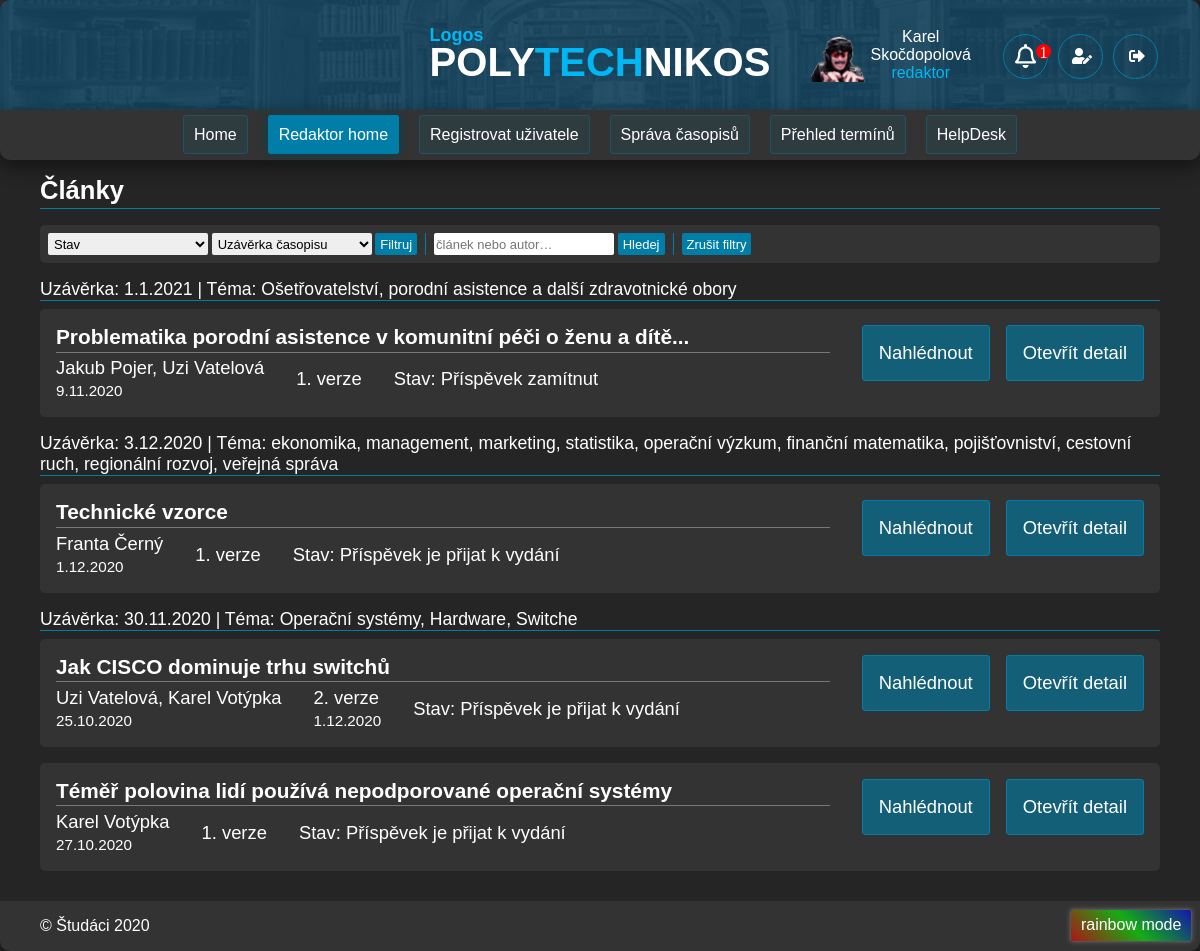
Page /Produkt/redaktor/index.php (signed in) on the committed database.
### tables this page shows
CREATE TABLE `uzivatel` (
  `login` varchar(50) NOT NULL,
  `heslo` varchar(64) NOT NULL,
  `role` enum('administrator','sefredaktor','redaktor','recenzent','autor') DEFAULT NULL,
  `jmeno` varchar(255) NOT NULL,
  `prijmeni` varchar(255) NOT NULL,
  `email` varchar(100) NOT NULL,
  `telefon` varchar(20) DEFAULT NULL
);

CREATE TABLE `clanek` (
  `id_clanku` int UNSIGNED NOT NULL,
  `nazev` varchar(100) NOT NULL,
  `id_casopisu` int UNSIGNED DEFAULT NULL
);

CREATE TABLE `casopis` (
  `id_casopisu` int UNSIGNED NOT NULL,
  `datum_uzaverky` date NOT NULL,
  `tema` varchar(512) NOT NULL,
  `kapacita` tinyint UNSIGNED NOT NULL,
  `zobrazit` tinyint(1) NOT NULL DEFAULT '0'
);

CREATE TABLE `verze` (
  `id_clanku` int UNSIGNED NOT NULL,
  `verze` int UNSIGNED NOT NULL,
  `stav_autor` enum('Podáno','Přijato redakcí','Předáno recenzentům','Posudky doručeny','Vráceno k úpravě','Schváleno','Zamítnuto') NOT NULL,
  `stav_redaktor` enum('Nově podaný','Čeká na stanovení recenzentů','Probíhá recenzní řízení','1. posudek doručen redakci','2. posudek doručen redakci','Posudky odeslány autorovi','Probíhá úprava textu autorem','Příspěvek je přijat k vydání','Příspěvek zamítnut','Existuje nová verze') NOT NULL,
  `datum` date NOT NULL,
  `cesta` varchar(100) NOT NULL,
  `sefredaktor` tinyint(1) NOT NULL DEFAULT '0'
);

### Produkt/scripty/jePrihlasen.php (called while the page is built)
<?php
if(isset($_SESSION[session_id()])){
    return true;
}else{
    return false;
}
?>

### Produkt/db.php (called while the page is built, shortened)
<?php
try {
    return true;
} catch (PDOException $e) {
    return false;
}

### Produkt/redaktor/index.php (the view, shortened to what this page needs)
<?php
$base_path = "../";
$head_str = "<link rel=\"stylesheet\" href=\"redaktor_style.css\">";
$head_str .= "<script src=\"scripty/js/prijmuti_clanku.js\"></script>";
$head_str .= "<script src=\"scripty/js/zobraz_form_recenzenti.js\"></script>";
$head_str .= "<script src=\"scripty/js/prirazeni_recenzentu.js\"></script>";
$head_str .= "<script src=\"scripty/js/popbox_exit.js\"></script>";
require($base_path."head.php");
?>
<div id="content" class="redaktor home">
    <?php
    if (!include($base_path."db.php")) echo "Nepodařilo se navázat spojení s databází.<br>Zkuste to prosím později.";
    else {
    ?>
        <div class="main_title">Články</div>
        <div id="filter">
            <form action="" method="POST">
                <select name="state" class="button2">
                    <?php
                        echo("<option value=\"\" disabled ".(!empty($_POST["state"]) ? "" : "selected").">Stav</option>");
                    ?>
                </select>
                <select name="uzaverka" class="button2">
                    <?php
                        echo("<option value=\"\" disabled ".(!empty($_POST["uzaverka"]) ? "" : "selected").">Uzávěrka časopisu</option>");
                    ?>
                </select>
                <input class="button2 reg_button" type="submit" value="Filtruj">
            </form><?php
            ?><form action="" method="POST">
                <input class="button2" type="text" name="search" placeholder="článek nebo autor&hellip;" <?php echo(isset($_POST["search"]) ? "value=\"".$_POST["search"]."\"" : "")?>>
                <input class="button2 reg_button" type="submit" value="Hledej">
            </form><?php
            ?><button class="button2 reg_button" onclick="location.replace('<?php echo($base_path."redaktor");?>')">Zrušit filtry</button>
        </div>
        <?php
        $sql = "SELECT cl.id_clanku AS id, nazev, lv.verze, lv.datum, lv.datum_verze, verze.stav_redaktor, verze.cesta, datum_uzaverky, tema,
            GROUP_CONCAT((SELECT CONCAT(\" \", jmeno, \"&nbsp;\", prijmeni) from uzivatel where login = pise.login)) as autor
            , p.posudek_uzaverka FROM clanek AS cl
            JOIN casopis ON cl.id_casopisu = casopis.id_casopisu
            JOIN pise ON cl.id_clanku = pise.id_clanku
            JOIN uzivatel ON pise.login = uzivatel.login
            JOIN (SELECT id_clanku, Max(verze) AS verze, Min(datum) AS datum, Max(datum) AS datum_verze FROM verze GROUP BY id_clanku) AS lv ON cl.id_clanku = lv.id_clanku
            JOIN verze ON cl.id_clanku = verze.id_clanku AND lv.verze = verze.verze
            LEFT JOIN (SELECT id_clanku, verze, Max(datum_uzaverky) AS posudek_uzaverka FROM posudek GROUP BY id_clanku, verze) AS p ON cl.id_clanku = p.id_clanku AND lv.verze = p.verze ";
        if(!empty($_POST["state"]) || !empty($_POST['uzaverka']))
        {
            $data = array();
            $sql .= "WHERE ";
            if(!empty($_POST["state"])){
                $sql .= "stav_redaktor = :state";
                if(!empty($_POST['uzaverka'])) $sql .= " AND";
                $data = ['state' => $_POST["state"]];
            }
            if(!empty($_POST['uzaverka'])){
                $sql .= " datum_uzaverky = :uzaverka";
                $data += array('uzaverka' => $_POST["uzaverka"]);
            }
            $sql .= " GROUP BY cl.id_clanku";
        }
        else if(!empty($_POST["search"])){
            $sql = "SELECT * FROM (".$sql." GROUP BY cl.id_clanku) AS subQ WHERE nazev LIKE :search OR autor LIKE :search ";
            $data = ['search' => "%".htmlentities($_POST["search"], ENT_QUOTES, ENT_HTML5, "UTF-8")."%"];
        }
        else {
           $sql .= " GROUP BY cl.id_clanku";
        }
        $sql .= " ORDER BY datum_uzaverky DESC, datum_verze DESC LIMIT 25";
        $stmt = $pdo->prepare($sql);
        try{
            $stmt->execute($data);
        }
        catch(PDOException $e){
            echo($e);
        }
        while($article = $stmt->fetch(PDO::FETCH_ASSOC)){
            if($lastUzaverka != $article['datum_uzaverky']){
                echo("<div class=\"casopis\">Uzávěrka: ".date_format(date_create($article["datum_uzaverky"]),"j.n.Y")." | Téma: ".$article["tema"]."</div>");
                $lastUzaverka = $article['datum_uzaverky'];
            }
        ?>
            <div class="article" id="<?php echo($article["id"])?>">
                <div class="control">
                    <a class="download button2" target="_blank" href="<?php echo($base_path.$article["cesta"])?>">Nahlédnout</a><?php
                    ?><a class="open button2" href="clanek.php?id=<?php echo($article["id"])?>">Otevřít detail</a>
                </div>
                <a class="left" href="clanek?id=<?php echo($article["id"])?>">
                    <div class="title"
                        <?php
                            if (strlen($article["nazev"]) > 70) {
                                echo(" title=\"".$article["nazev"]."\">");
                                $stringCut = substr($article["nazev"], 0, 70);
                                $endPoint = strrpos($stringCut, ' ');
                                echo(($endPoint? substr($stringCut, 0, $endPoint) : substr($stringCut, 0))."...");
                            } else echo(">".$article["nazev"]);
                        ?>
                    </div>
                    <div class="info">
                        <span>
                            <span class="author">
                            <?php
                                echo($article["autor"]);
                            ?>
                            </span><br>
                            <span class="date"><?php echo(date_format(date_create($article["datum"]),"j.n.Y"))?></span>
                        </span>
                        <span class="version"><?php echo($article["verze"])?>. verze<br>
                            <?php
                                if($article["verze"] > 1)
                                    echo("<span class=\"date\">".(date_format(date_create($article["datum_verze"]),"j.n.Y"))."</span>");
                            ?>
                        </span>
                        <span class="state">Stav:
                            <?php
                                echo($article["stav_redaktor"]);
                            ?>
                        </span>
                    </div>
                </a>
            </div>
        <?php
        }
        ?>
    <?php } ?>
</div>
<?php require($base_path."foot.php"); $pdo = null; ?>

### Produkt/head.php (shortened to what this page needs)
<!DOCTYPE html>
<html>
<head>
    <link rel="stylesheet" href="<?php echo($base_path."style.css");?>">
    <link rel="stylesheet" href="https://cdnjs.cloudflare.com/ajax/libs/font-awesome/5.15.1/css/all.min.css ">
    <?php echo($head_str); ?>
</head>
<body>
    <div id="page">
        <header>
            <div class="logo_wrap"><h1 class="logo"><a href="<?php echo($base_path."index.php");?>"><span class="logos">Logos</span>POLY<span class="logospolytechnos2">TECH</span>NIKOS</a></h1></div>
            <?php
            if (!include("scripty/jePrihlasen.php")){
            ?>
            <div class="login override flex_horizontalne">
              <div class="flex_vodorovne">
                <form id="loginForm" action="scripty/prihlaseni.php" method="POST">
                    <input type="text" name="login" id="login" placeholder="Uživatelské jméno" required><br/>
                    <input type="password" name="password" id="password" placeholder="Heslo" required><br/>
                    <input class="button_login btn-three" type="submit" value="Přihlásit">
                    <input class="button_login btn-three" type="button" onclick="window.location.href='registr.php'" value="Registrace">
                </form>
                <p id="error">&nbsp;<?php echo $_SESSION["error"];unset($_SESSION["error"]) ?></p>
                </div>
            </div>
            <?php
            }
                else
            {
            ?>
            <div class="login override flex_horizontalne">
                <div class="flex_vodorovne">
                    <?php include($base_path . "scripty/view_profile_pic.php")?>
                    <div class="flex_horizontalne">
                        <?php
                            require("db.php");
                            $query = $pdo->prepare("select jmeno, prijmeni from uzivatel where login = ?");
                            $params = array($_SESSION[session_id()]);
                            $query->execute($params);
                            $fetchedUser = $query->fetch(PDO::FETCH_ASSOC); ?>
                        <div><?php echo $fetchedUser['jmeno'] . ' ' . $fetchedUser['prijmeni']; ?></div>
                        <div class="role"><?php echo $_SESSION['role'] ?></div>
                    </div>
                    <div class="flex_vodorovne buttons_wrap">
                        <?php include($base_path."scripty/notifikace.php");?>
                        <button class="buttonikOdhlasit btn-three" id="editProfile"><i class="fa fa-user-edit" aria-hidden="true"></i></button>
                        <button class="buttonikOdhlasit btn-three" id="logOut"><i class="fa fa-sign-out-alt" aria-hidden="true"></i></button>
                    </div>
                </div>
            </div>
            <?php
            }
            ?>
        </header>
        <?php
        include_once("menu.php");
        ?>

### Produkt/style.css (style rules this page uses)
* { box-sizing: border-box; }
html { overflow-y: overlay; }
:root { scrollbar-color: rgb(0, 139, 185) rgba(46,54,69,255) !important; scrollbar-width: thin !important; }
body { color: #fff; background-image: url(img/bcg.png); background-repeat: no-repeat; background-size: cover; background-attachment: fixed; font-family: sans-serif; margin: 0; }
#page { position: relative; margin: 0 auto; max-width: 1300px; background-color: #252525; min-height: 100vh; border-radius: 10px; }
header { background-image: url("img/2.png"); background-position: center; background-repeat: no-repeat; background-size: cover; display: flex; justify-content: space-between; align-items: center; flex-wrap: wrap; border-top-left-radius: 10px; border-top-right-radius: 10px; padding: 1rem 2rem; min-height: 110px; }
header a { text-decoration: none; color: inherit; }
header .logo_wrap { display: flex; align-items: center; }
.logo { text-align: center; font-size: 40px; height: 50px; margin-top: 20px; }
header h1 { margin: 0; }
#content, footer { padding: 1rem 2.5rem; }
#content { padding-bottom: 4rem; }
#content .main_title { font-size: 1.6rem; font-weight: bold; margin-bottom: 1rem; padding-bottom: 0.2rem; border-bottom: 1px solid #007EA7; }
a { color: #00b1ec; }
.login { width: 22rem; }
.login.override { flex-direction: row; justify-content: flex-end; }
.flex_vodorovne { display: flex; flex-direction: row; align-items: center; justify-content: center; }
.flex_horizontalne { display: flex; flex-direction: column; align-items: center; justify-content: center; text-align: center; }
header .buttons_wrap { padding-left: 2rem; }
.buttonikOdhlasit { border: 1px solid #007EA7; background: none; color: white; margin-right: 10px; font-size: 16px; margin-top: 3px; border-radius: 50%; height: 45px; width: 45px; cursor: pointer; }
.buttonikOdhlasit > i { margin-left: 3px; }
.role { color:#00b7f4; }
.reg_button { background: #007EA7; border-color: transparent; color: #fff; cursor: pointer; }
.article { background-color: #333; padding: 1rem; font-size: 1.15rem; }
.article .title { font-size: 1.3rem; font-weight: bold; color:#fff; margin-bottom: 0.2rem; padding-bottom: 0.15rem; border-bottom: 1px solid #777; }
.logospolytechnos2 { color:#00b7f4; font-size: 40px; }
.logos { position: absolute; font-size: 18px; color:#00b7f4; margin-top:-15px; }

### rows in the picture
uzivatel: jmeno "Karel", prijmeni "Skočdopolová"
clanek: id_casopisu.datum_uzaverky "1.1.2021", id_casopisu.tema "Ošetřovatelství, porodní asistence a další zdravotnické obory", nazev "Problematika porodní asistence v komunitní péči o ženu a dítě", autor "Jakub Pojer, Uzi Vatelová", verze.datum "9.11.2020", verze.verze "1", verze.stav_redaktor "Příspěvek zamítnut"
clanek: id_casopisu.datum_uzaverky "3.12.2020", id_casopisu.tema "ekonomika, management, marketing, statistika, operační výzkum, finanční matematika, pojišťovniství, cestovní ruch, regionální rozvoj, veřejná správa", nazev "Technické vzorce", autor "Franta Černý", verze.datum "1.12.2020", verze.verze "1", verze.stav_redaktor "Příspěvek je přijat k vydání"
clanek: id_casopisu.datum_uzaverky "30.11.2020", id_casopisu.tema "Operační systémy, Hardware, Switche", nazev "Jak CISCO dominuje trhu switchů", autor "Uzi Vatelová, Karel Votýpka", verze.datum "25.10.2020", verze.verze "2", datum_verze "1.12.2020", verze.stav_redaktor "Příspěvek je přijat k vydání"
clanek: nazev "Téměř polovina lidí používá nepodporované operační systémy", autor "Karel Votýpka", verze.datum "27.10.2020", verze.verze "1", verze.stav_redaktor "Příspěvek je přijat k vydání"

### other values in the picture
$_SESSION['role'] "redaktor"
$notificationCount "1"
